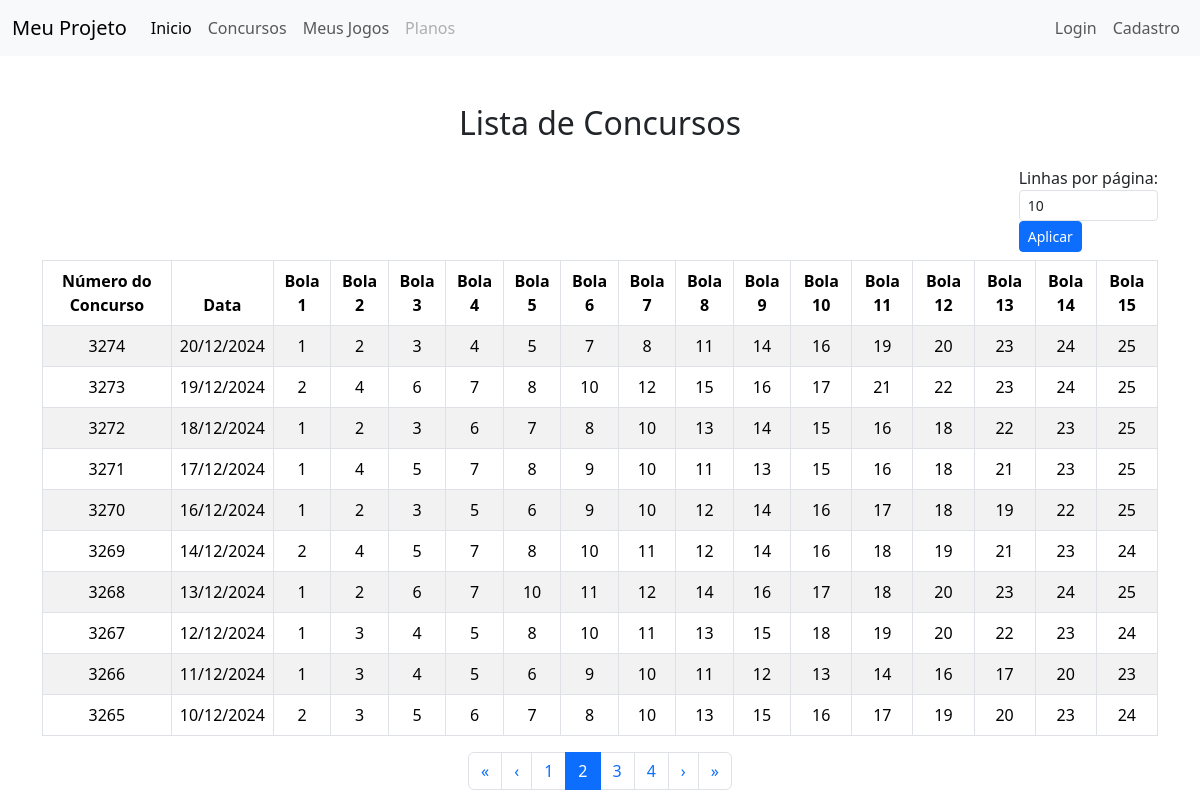
Page /concursos/?page=2&linhas_por_pagina=10 on the committed database.
### websiteApp/models.py (models this page shows, shortened)
class Concurso(models.Model):
    nConcurso = models.IntegerField(verbose_name="Número do Concurso")
    data_concurso = models.DateField(verbose_name="Data do Concurso")
    bola1 = models.IntegerField(verbose_name="Bola 1")
    bola2 = models.IntegerField(verbose_name="Bola 2")
    bola3 = models.IntegerField(verbose_name="Bola 3")
    bola4 = models.IntegerField(verbose_name="Bola 4")
    bola5 = models.IntegerField(verbose_name="Bola 5")
    bola6 = models.IntegerField(verbose_name="Bola 6")
    bola7 = models.IntegerField(verbose_name="Bola 7")
    bola8 = models.IntegerField(verbose_name="Bola 8")
    bola9 = models.IntegerField(verbose_name="Bola 9")
    bola10 = models.IntegerField(verbose_name="Bola 10")
    bola11 = models.IntegerField(verbose_name="Bola 11")
    bola12 = models.IntegerField(verbose_name="Bola 12")
    bola13 = models.IntegerField(verbose_name="Bola 13")
    bola14 = models.IntegerField(verbose_name="Bola 14")
    bola15 = models.IntegerField(verbose_name="Bola 15")
    ganhadores_15 = models.IntegerField(verbose_name="Ganhadores 15 Acertos", null=True, blank=True)
    rateio_15 = models.DecimalField(verbose_name="Rateio 15 Acertos", max_digits=10, decimal_places=2, null=True, blank=True)
    ganhadores_14 = models.IntegerField(verbose_name="Ganhadores 14 Acertos", null=True, blank=True)
    rateio_14 = models.DecimalField(verbose_name="Rateio 14 Acertos", max_digits=10, decimal_places=2, null=True, blank=True)
    ganhadores_13 = models.IntegerField(verbose_name="Ganhadores 13 Acertos", null=True, blank=True)
    rateio_13 = models.DecimalField(verbose_name="Rateio 13 Acertos", max_digits=10, decimal_places=2, null=True, blank=True)
    ganhadores_12 = models.IntegerField(verbose_name="Ganhadores 12 Acertos", null=True, blank=True)
    rateio_12 = models.DecimalField(verbose_name="Rateio 12 Acertos", max_digits=10, decimal_places=2, null=True, blank=True)
    ganhadores_11 = models.IntegerField(verbose_name="Ganhadores 11 Acertos", null=True, blank=True)
    rateio_11 = models.DecimalField(verbose_name="Rateio 11 Acertos", max_digits=10, decimal_places=2, null=True, blank=True)
    acumulado_total = models.DecimalField(verbose_name="Acumulado Total", max_digits=10, decimal_places=2, null=True, blank=True)
    estimativa_premio = models.DecimalField(verbose_name="Estimativa de Prêmio", max_digits=10, decimal_places=2, null=True, blank=True)
    acumulado_especial = models.DecimalField(verbose_name="Acumulado Sorteio Especial", max_digits=10, decimal_places=2, null=True, blank=True)
    cidade_uf = models.CharField(verbose_name="Cidade/UF", max_length=255, null=True, blank=True)
    observacao = models.TextField(verbose_name="Observação", null=True, blank=True)

### websiteApp/views.py (the view)
# urls.py: path('concursos/', concursos_view, name='concursos'),
def concursos_view(request):
    linhas_por_pagina = request.GET.get('linhas_por_pagina', 10)
    try:
        linhas_por_pagina = int(linhas_por_pagina)
    except ValueError:
        linhas_por_pagina = 10  # Caso não seja um número válido
    concursos = Concurso.objects.all().order_by('-nConcurso')
    paginator = Paginator(concursos, linhas_por_pagina)
    pagina = request.GET.get('page')
    concursos_paginados = paginator.get_page(pagina)
    return render(request, 'concurso.html', {
        'concursos': concursos_paginados,
        'linhas_por_pagina': linhas_por_pagina
    })

### websiteApp/templates/concurso.html
{% extends 'index.html' %}
{% block content %}
<div class="container mt-5">
    <h2 class="text-center mb-4">Lista de Concursos</h2>
    <div class="d-flex justify-content-end mb-2">
        <form method="get" class="form-inline">
            <label for="linhas_por_pagina" class="mr-2">Linhas por página:</label>
            <input type="number" id="linhas_por_pagina" name="linhas_por_pagina" class="form-control form-control-sm mr-2"
                   value="{{ linhas_por_pagina }}" min="1" max="100" placeholder="Ex: 10">
            <button type="submit" class="btn btn-sm btn-primary">Aplicar</button>
        </form>
    </div>
    <div class="table-responsive">
        <table class="table table-striped table-bordered table-hover text-center">
            <thead class="thead-dark">
                <tr>
                    <th>Número do Concurso</th>
                    <th>Data</th>
                    <th>Bola 1</th>
                    <th>Bola 2</th>
                    <th>Bola 3</th>
                    <th>Bola 4</th>
                    <th>Bola 5</th>
                    <th>Bola 6</th>
                    <th>Bola 7</th>
                    <th>Bola 8</th>
                    <th>Bola 9</th>
                    <th>Bola 10</th>
                    <th>Bola 11</th>
                    <th>Bola 12</th>
                    <th>Bola 13</th>
                    <th>Bola 14</th>
                    <th>Bola 15</th>
                </tr>
            </thead>
            <tbody>
                {% for concurso in concursos %}
                <tr>
                    <td>{{ concurso.nConcurso }}</td>
                    <td>{{ concurso.data_concurso|date:"d/m/Y" }}</td>
                    <td>{{ concurso.bola1 }}</td>
                    <td>{{ concurso.bola2 }}</td>
                    <td>{{ concurso.bola3 }}</td>
                    <td>{{ concurso.bola4 }}</td>
                    <td>{{ concurso.bola5 }}</td>
                    <td>{{ concurso.bola6 }}</td>
                    <td>{{ concurso.bola7 }}</td>
                    <td>{{ concurso.bola8 }}</td>
                    <td>{{ concurso.bola9 }}</td>
                    <td>{{ concurso.bola10 }}</td>
                    <td>{{ concurso.bola11 }}</td>
                    <td>{{ concurso.bola12 }}</td>
                    <td>{{ concurso.bola13 }}</td>
                    <td>{{ concurso.bola14 }}</td>
                    <td>{{ concurso.bola15 }}</td>
                </tr>
                {% empty %}
                <tr>
                    <td colspan="17">Nenhum concurso encontrado.</td>
                </tr>
                {% endfor %}
            </tbody>
        </table>
    </div>
    <nav aria-label="Navegação de páginas">
        <ul class="pagination justify-content-center">
            {% if concursos.has_previous %}
            <li class="page-item">
                <a class="page-link" href="?page=1&linhas_por_pagina={{ linhas_por_pagina }}" aria-label="Primeiro">
                    &laquo;
                </a>
            </li>
            <li class="page-item">
                <a class="page-link" href="?page={{ concursos.previous_page_number }}&linhas_por_pagina={{ linhas_por_pagina }}" aria-label="Anterior">
                    &lsaquo;
                </a>
            </li>
            {% endif %}
            {% for num in concursos.paginator.page_range %}
                {% if num == concursos.number %}
                <li class="page-item active">
                    <a class="page-link" href="#">{{ num }}</a>
                </li>
                {% elif num > concursos.number|add:"-3" and num < concursos.number|add:"3" %}
                <li class="page-item">
                    <a class="page-link" href="?page={{ num }}&linhas_por_pagina={{ linhas_por_pagina }}">{{ num }}</a>
                </li>
                {% endif %}
            {% endfor %}
            {% if concursos.has_next %}
            <li class="page-item">
                <a class="page-link" href="?page={{ concursos.next_page_number }}&linhas_por_pagina={{ linhas_por_pagina }}" aria-label="Próximo">
                    &rsaquo;
                </a>
            </li>
            <li class="page-item">
                <a class="page-link" href="?page={{ concursos.paginator.num_pages }}&linhas_por_pagina={{ linhas_por_pagina }}" aria-label="Último">
                    &raquo;
                </a>
            </li>
            {% endif %}
        </ul>
    </nav>
</div>
{% endblock %}

### rows in the picture
Concurso: nConcurso "3274", data_concurso "20/12/2024", bola1 "1", bola2 "2", bola3 "3", bola4 "4", bola5 "5", bola6 "7", bola7 "8", bola8 "11", bola9 "14", bola10 "16", bola11 "19", bola12 "20", bola13 "23", bola14 "24", bola15 "25"
Concurso: nConcurso "3273", data_concurso "19/12/2024", bola1 "2", bola2 "4", bola3 "6", bola4 "7", bola5 "8", bola6 "10", bola7 "12", bola8 "15", bola9 "16", bola10 "17", bola11 "21", bola12 "22", bola13 "23", bola14 "24", bola15 "25"
Concurso: nConcurso "3272", data_concurso "18/12/2024", bola1 "1", bola2 "2", bola3 "3", bola4 "6", bola5 "7", bola6 "8", bola7 "10", bola8 "13", bola9 "14", bola10 "15", bola11 "16", bola12 "18", bola13 "22", bola14 "23", bola15 "25"
Concurso: nConcurso "3271", data_concurso "17/12/2024", bola1 "1", bola2 "4", bola3 "5", bola4 "7", bola5 "8", bola6 "9", bola7 "10", bola8 "11", bola9 "13", bola10 "15", bola11 "16", bola12 "18", bola13 "21", bola14 "23", bola15 "25"
Concurso: nConcurso "3270", data_concurso "16/12/2024", bola1 "1", bola2 "2", bola3 "3", bola4 "5", bola5 "6", bola6 "9", bola7 "10", bola8 "12", bola9 "14", bola10 "16", bola11 "17", bola12 "18", bola13 "19", bola14 "22", bola15 "25"
Concurso: nConcurso "3269", data_concurso "14/12/2024", bola1 "2", bola2 "4", bola3 "5", bola4 "7", bola5 "8", bola6 "10", bola7 "11", bola8 "12", bola9 "14", bola10 "16", bola11 "18", bola12 "19", bola13 "21", bola14 "23", bola15 "24"
Concurso: nConcurso "3268", data_concurso "13/12/2024", bola1 "1", bola2 "2", bola3 "6", bola4 "7", bola5 "10", bola6 "11", bola7 "12", bola8 "14", bola9 "16", bola10 "17", bola11 "18", bola12 "20", bola13 "23", bola14 "24", bola15 "25"
Concurso: nConcurso "3267", data_concurso "12/12/2024", bola1 "1", bola2 "3", bola3 "4", bola4 "5", bola5 "8", bola6 "10", bola7 "11", bola8 "13", bola9 "15", bola10 "18", bola11 "19", bola12 "20", bola13 "22", bola14 "23", bola15 "24"
Concurso: nConcurso "3266", data_concurso "11/12/2024", bola1 "1", bola2 "3", bola3 "4", bola4 "5", bola5 "6", bola6 "9", bola7 "10", bola8 "11", bola9 "12", bola10 "13", bola11 "14", bola12 "16", bola13 "17", bola14 "20", bola15 "23"
Concurso: nConcurso "3265", data_concurso "10/12/2024", bola1 "2", bola2 "3", bola3 "5", bola4 "6", bola5 "7", bola6 "8", bola7 "10", bola8 "13", bola9 "15", bola10 "16", bola11 "17", bola12 "19", bola13 "20", bola14 "23", bola15 "24"

### other values in the picture
{{ num }} "1" "3" "4"
{{ num }} "2"
